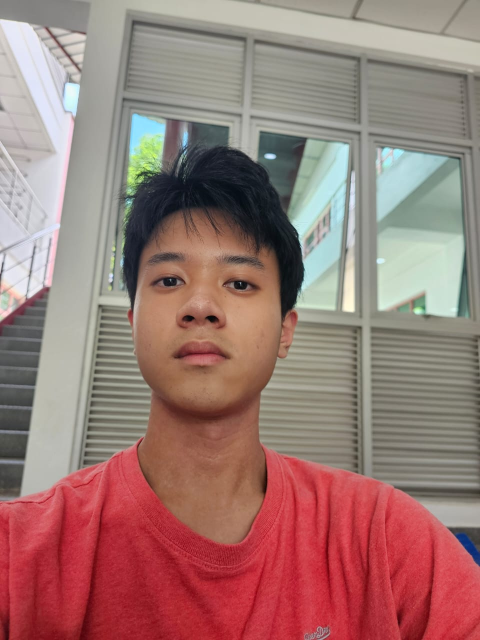
#> input picture Project-Week-3/extra-task/faces/bryan.jpeg, 960 x 1280 px (shown at 1/2 size); its folder holds only this picture in this run
$ python -i line_following_b.py   (imports and definitions only)
#> lines starting #> are read from the running program, lines starting #| are printed output that depends on the picture; after the words box and inside, x2 and y2 are one past the last pixel; in counts of white or black regions, pixels touching at a corner belong together
### Project-Week-3/extra-task/movement.py
import pigpio

pwm_freq = 100

IN1, IN2, ENA = 27, 22, 18
IN3, IN4, ENB = 23, 24, 19

pi = pigpio.pi()

pi.set_mode(IN1, pigpio.OUTPUT)
pi.set_mode(IN2, pigpio.OUTPUT)
pi.set_mode(ENA, pigpio.OUTPUT)

pi.set_mode(IN3, pigpio.OUTPUT)
pi.set_mode(IN4, pigpio.OUTPUT)
pi.set_mode(ENB, pigpio.OUTPUT)

pi.set_PWM_frequency(ENA, pwm_freq)
pi.set_PWM_frequency(ENB, pwm_freq)
#print(f"ENA frequency: {pi.get_PWM_frequency(ENA)}")
#print(f"ENB frequency: {pi.get_PWM_frequency(ENB)}")

def move(r, l):
    pi.write(IN1, r > 0)
    pi.write(IN2, r < 0)
    pi.write(IN3, l > 0)
    pi.write(IN4, l < 0)
    pi.set_PWM_dutycycle(ENA, int(abs(r) * 255))
    pi.set_PWM_dutycycle(ENB, int(abs(l) * 255))

### Project-Week-3/extra-task/line_following_b.py
import cv2
import time
import numpy as np
import movement

def clamp(value, min, max):
    if value > max:
        return max
    elif value < min:
        return min
    return value

# returns 1 if positive, -1 if negative
def getSign(n):
    return (n > 0) - (n < 0)

base_speed = 0.35
kp = 0.625
ki = 0.01
kd = 0.02

error = 0
total_error = 0
last_error = 0
diff_error = 0
first = True

color_follow = False
color_start = 0
color_period = 2
mask_black = False
mask_cooldown = 1
mask_start = 0
color_error = 0
black_error = 0

arrow_follow = False
arrow_error = 0

#ret_thresh = 120 # 120

def stop():
    movement.move(0, 0)

def stop_forever():
    movement.move(0, 0)
    movement.pi.stop()
    cv2.destroyAllWindows()

def stop_for(seconds):
    movement.move(0, 0)
    time.sleep(seconds)

def turn_360():
    movement.move(0.78, -0.8)
    time.sleep(1.5)
    global last_error
    if getSign(last_error) == -1:
        last_error *= -1

def shift(dir):
    global arrow_follow, arrow_error
    if dir.lower() == "left":
        movement.move(1, -1)
        arrow_follow = True
        arrow_error = 1
        time.sleep(0.25)
    elif dir.lower() == "right":
        movement.move(-1, 1)
        arrow_follow = True
        arrow_error = -1
        time.sleep(0.25)
    elif dir.lower() == "up":
        movement.move(1, 1)
        time.sleep(0.2)

def calc_pid(cx, time_marker):
    global error, total_error, last_error, diff_error, first

    elapsed_time = time.perf_counter() - time_marker
    if elapsed_time <= 0:
        elapsed_time = 0.0001

    # normalize error
    error = (320 - cx) / 320
    total_error += error * elapsed_time

    if not first:
        diff_error = (error - last_error) / elapsed_time
        #print(ret)
    else:
        first = False

    pid = kp * error + ki * total_error + kd * diff_error

    last_error = error

    return pid

def follow_line(frame):
    global color_follow, color_error, color_start, mask_black, \
        mask_start, last_error, black_error, arrow_follow, arrow_error

    time_marker = time.perf_counter()

    frame = cv2.cvtColor(frame, cv2.COLOR_RGBA2BGR)
#> frame is the input picture: shape (1280, 960, 3); mean B, G, R 116.1, 121, 155.8
    roi = frame[240:480, :]
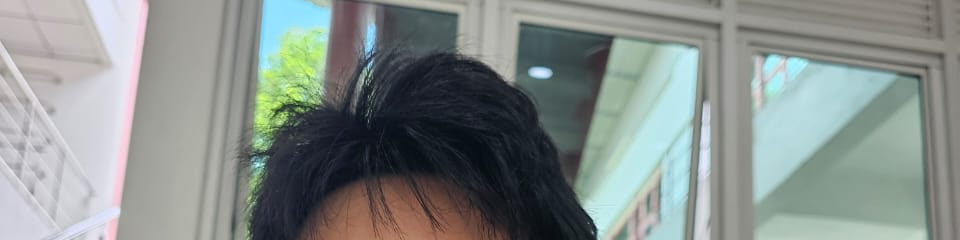
#> roi: shape (240, 960, 3); mean B, G, R 138.3, 141.3, 133.5

    hsv = cv2.cvtColor(roi, cv2.COLOR_BGR2HSV)
#> hsv: shape (240, 960, 3); mean H, S, V 73, 39.3, 146.6

    yellow_mask = cv2.inRange(hsv, np.array([13, 205, 169]), np.array([33, 255, 255]))
#> yellow_mask: shape (240, 960); every value is 0
    red_mask1 = cv2.inRange(hsv, np.array([246, 205, 173]), np.array([255, 255, 255]))
    red_mask2 = cv2.inRange(hsv, np.array([0, 205, 173]), np.array([10, 255, 255]))
    color_mask = cv2.bitwise_or(red_mask1, red_mask2, yellow_mask)

    imgray = cv2.cvtColor(roi, cv2.COLOR_BGR2GRAY)
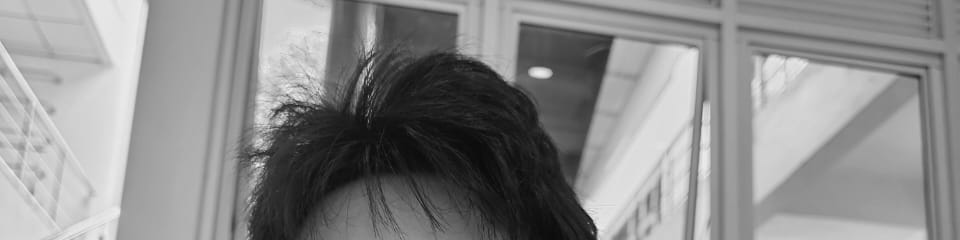
#> imgray: shape (240, 960); min 9, max 239, mean 138.7
    # we now try gaussian blur
    #imgray = cv2.GaussianBlur(imgray, (5,5), 0)
    #cv2.imshow("gray", imgray)
    # 0 - values above this, assigned 255, the Otsu method adjusts according to lighting
    # however the Otsu method wasn't that good because it'd always find a region of threshold
    # also idc about the ret
    ret, _ = cv2.threshold(imgray, 0, 255, cv2.THRESH_BINARY_INV + cv2.THRESH_OTSU)
#> ret = 114
    #otsu_offset = 50
    _, thresh = cv2.threshold(imgray, 60, 255, cv2.THRESH_BINARY_INV)
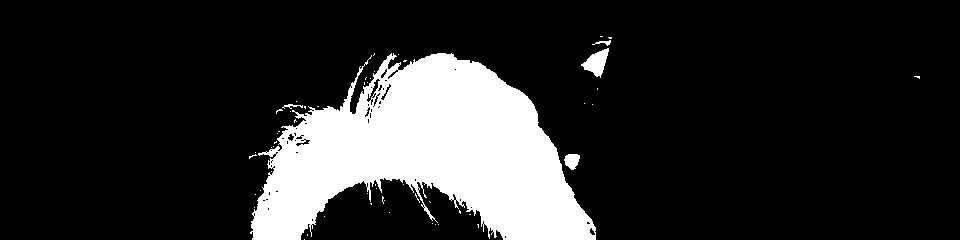
#> thresh: shape (240, 960); 16.6% white; 55 white regions (50 under 20 px)
    # [7 lines of commented-out code are left out]
    if mask_black and time.perf_counter() - mask_start < mask_cooldown:
        # print(f"error {color_error}")
        if color_error == -1: # color was on the right
            # mask left side so that the bot continues going right
            thresh[:, :240] = 0
        elif color_error == 1: # color was on the left
            # mask right side so that the bot continues going left
            thresh[:, 400:] = 0
    else:
        mask_black = False # set it to false once cooldown ends

    # hierarchy -> [next, previous, first_child, parent]
    black_cnts, _ = cv2.findContours(thresh, cv2.RETR_LIST, cv2.CHAIN_APPROX_SIMPLE)
#> black_cnts = 121 contours, 108 with area under 20; largest, box (x1, y1, x2, y2) and area: (250, 53, 596, 240) 37028, (581, 48, 609, 78) 388, (564, 154, 580, 170) 162, (366, 78, 381, 103) 98, (380, 83, 392, 101) 52
    color_cnts, _ = cv2.findContours(color_mask, cv2.RETR_LIST, cv2.CHAIN_APPROX_SIMPLE)
#> color_cnts = []

    #im2 = np.zeros((240, 640, 3), dtype=np.uint8)

    black_target = color_target = None
    black_cx = color_cx = None

    #if ret < ret_thresh:
    black_sorted = sorted(black_cnts, key=cv2.contourArea, reverse=True)
#> black_sorted has the same summary as black_cnts
    if black_sorted and cv2.contourArea(black_sorted[0]) > 7500:
        black_target = black_sorted[0]
#> black_target = contour of 907 points, box (x1, y1, x2, y2) (250, 53, 596, 240), area 37028
        #print(f"black area {cv2.contourArea(black_target)}")
        cv2.drawContours(thresh, [black_target], -1, (0, 255, 0), thickness=cv2.FILLED)
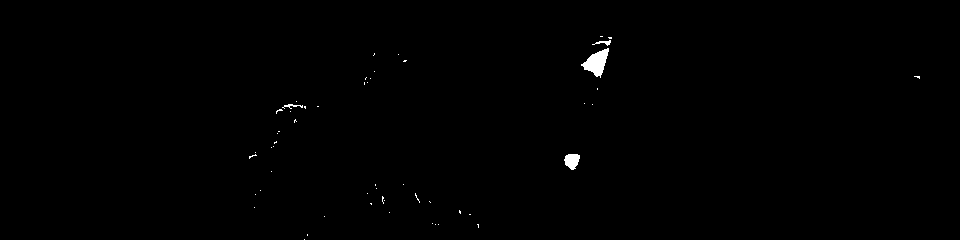
#> thresh: shape (240, 960); 0.37% white; 54 white regions (50 under 20 px), largest, box (x1, y1, x2, y2) and area: (581, 48, 609, 78) 429, (564, 154, 580, 170) 186, (592, 40, 611, 46) 47, (282, 104, 303, 109) 44
        M = cv2.moments(black_target)
#> M = moments, m00 37028, centre m10/m00, m01/m00 = (426.6, 152.8)
        if M['m00'] != 0:
            black_cx = int(M['m10'] / M['m00'])
#> black_cx = 426

    color_sorted = sorted(color_cnts, key=cv2.contourArea, reverse=True)
#> color_sorted = []
    if color_sorted and cv2.contourArea(color_sorted[0]) > 2000:
        color_target = color_sorted[0]
        #print(f"color area {cv2.contourArea(color_target)}")
        cv2.drawContours(thresh, [color_target], -1, (0, 0, 255), thickness=cv2.FILLED)
        M = cv2.moments(color_target)
        if M['m00'] != 0:
            color_cx = int(M['m10'] / M['m00'])

    if color_cx is not None:
        if not color_follow: black_error = last_error
        pid = calc_pid(color_cx, time_marker)
        if not color_follow: # we take initial error so that we know where to turn at the end
            #color_error = -getSign(last_error)

            color_error = getSign(last_error - black_error)
            color_start = time.perf_counter()
            color_follow = True
    #elif ret < ret_thresh and black_cx is not None: # ret condition just added for guard
    elif black_cx is not None:
        pid = calc_pid(black_cx, time_marker)
#> in calc_pid, `error = (320 - cx) / 320`: error = -0.331
#> in calc_pid, `total_error += error * elapsed_time`: total_error = -0.0418
#> in calc_pid, `pid = kp * error + ki * total_error + kd * diff_error`: pid = -0.207
#> in calc_pid, `last_error = error`: last_error = -0.331
#> pid = -0.207
        # ext_left_x = black_target[black_target[:, :, 0].argmin()][0][0]
        # ext_right_x = black_target[black_target[:, :, 0].argmax()][0][0]
        # print(f"max = {ext_left_x, ext_right_x}")
        if color_follow: # it just followed color earlier
            if time.perf_counter() - color_start > color_period:
                # as a result, we temporarily mask the black contours
                # so that it can resume following the track
                mask_black = True
                mask_start = time.perf_counter()
            color_follow = False
    else:
        # print(f"we cannot find contours {getSign(last_error)}")
        # in case line is lost immediately after color follow ends
        if color_follow:
            last_error = color_error
            color_follow = False
        if arrow_follow:
            last_error = arrow_error
            arrow_error = 0
            arrow_follow = False
        pid = getSign(last_error) * 2

    # cv2.imshow("threshold", thresh)
    # cv2.imshow("color", color_mask)
    # cv2.waitKey(1)

    right_pwm = base_speed + pid
#> right_pwm = 0.143
    left_pwm = base_speed - pid
#> left_pwm = 0.557

    clamped_right_pwm = clamp(right_pwm, -1, 1)
#> clamped_right_pwm = 0.143
    clamped_left_pwm = clamp(left_pwm, -1, 1)
#> clamped_left_pwm = 0.557

    movement.move(clamped_right_pwm, clamped_left_pwm)

>>> import cv2
>>> picture = cv2.cvtColor(cv2.imread('faces/bryan.jpeg'), cv2.COLOR_BGR2RGB)
>>> result = follow_line(picture)

$ run again, on Project-Week-3/extra-task/faces/dr-hermawan.jpeg
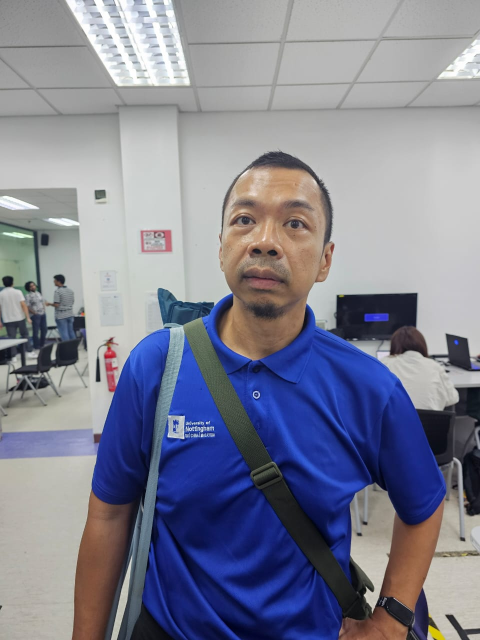
#> input picture Project-Week-3/extra-task/faces/dr-hermawan.jpeg, 960 x 1280 px (shown at 1/2 size)
#> in follow_line, frame is the input picture: shape (1280, 960, 3); mean B, G, R 146.8, 129.9, 128
#> hsv: shape (240, 960, 3); mean H, S, V 34.7, 11.8, 183.7
#> yellow_mask: shape (240, 960); every value is 0
#> in follow_line, `imgray = cv2.cvtColor(roi, cv2.COLOR_BGR2GRAY)`:
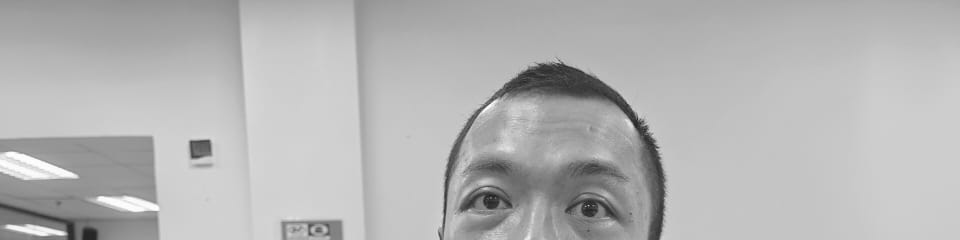
#> imgray: shape (240, 960); min 30, max 255, mean 180.2
#> ret = 160
#> in follow_line, `_, thresh = cv2.threshold(imgray, 60, 255, cv2.THRESH_BINARY_INV)`:
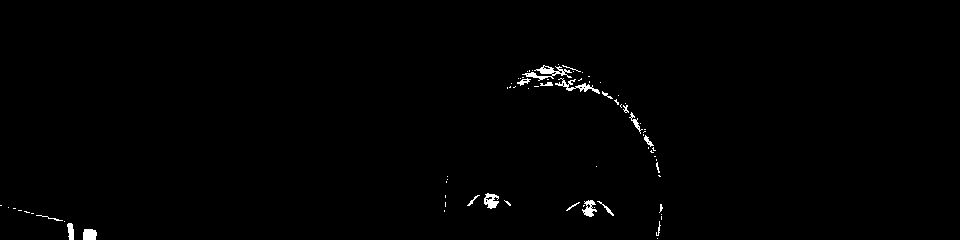
#> thresh: shape (240, 960); 0.7% white; 74 white regions (55 under 20 px)
#> black_cnts = 94 contours, 83 with area under 20; largest, box (x1, y1, x2, y2) and area: (522, 65, 572, 81) 206, (484, 193, 499, 209) 132, (555, 78, 600, 94) 128, (83, 229, 97, 240) 119, (582, 200, 597, 217) 116
#> color_cnts = []
#> black_sorted has the same summary as black_cnts
